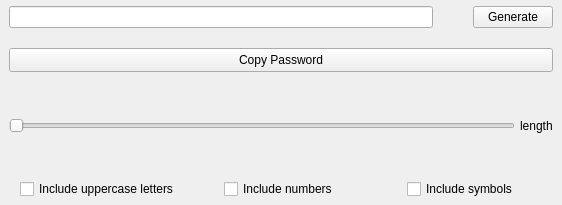
<?xml version="1.0" encoding="UTF-8"?>
<ui version="4.0">
 <class>MainWindow</class>
 <widget class="QMainWindow" name="MainWindow">
  <property name="enabled">
   <bool>true</bool>
  </property>
  <property name="geometry">
   <rect>
    <x>0</x>
    <y>0</y>
    <width>562</width>
    <height>205</height>
   </rect>
  </property>
  <property name="sizePolicy">
   <sizepolicy hsizetype="Minimum" vsizetype="Minimum">
    <horstretch>0</horstretch>
    <verstretch>0</verstretch>
   </sizepolicy>
  </property>
  <property name="windowTitle">
   <string>MainWindow</string>
  </property>
  <widget class="QWidget" name="centralWidget">
   <property name="sizePolicy">
    <sizepolicy hsizetype="Preferred" vsizetype="Preferred">
     <horstretch>0</horstretch>
     <verstretch>0</verstretch>
    </sizepolicy>
   </property>
   <property name="baseSize">
    <size>
     <width>0</width>
     <height>0</height>
    </size>
   </property>
   <layout class="QGridLayout" name="gridLayout_4">
    <property name="sizeConstraint">
     <enum>QLayout::SetDefaultConstraint</enum>
    </property>
    <property name="topMargin">
     <number>6</number>
    </property>
    <property name="bottomMargin">
     <number>6</number>
    </property>
    <property name="spacing">
     <number>0</number>
    </property>
    <item row="0" column="0">
     <layout class="QGridLayout" name="mainGridLayout">
      <property name="sizeConstraint">
       <enum>QLayout::SetMinimumSize</enum>
      </property>
      <property name="spacing">
       <number>0</number>
      </property>
      <item row="2" column="0">
       <widget class="QPushButton" name="copyPasswordButton">
        <property name="minimumSize">
         <size>
          <width>221</width>
          <height>24</height>
         </size>
        </property>
        <property name="text">
         <string>Copy Password</string>
        </property>
       </widget>
      </item>
      <item row="3" column="0">
       <layout class="QGridLayout" name="bottomGridLayout">
        <property name="spacing">
         <number>0</number>
        </property>
        <item row="0" column="2">
         <spacer name="verticalSpacer_3">
          <property name="orientation">
           <enum>Qt::Vertical</enum>
          </property>
          <property name="sizeType">
           <enum>QSizePolicy::Fixed</enum>
          </property>
          <property name="sizeHint" stdset="0">
           <size>
            <width>10</width>
            <height>20</height>
           </size>
          </property>
         </spacer>
        </item>
        <item row="4" column="2">
         <spacer name="verticalSpacer_2">
          <property name="orientation">
           <enum>Qt::Vertical</enum>
          </property>
          <property name="sizeType">
           <enum>QSizePolicy::Fixed</enum>
          </property>
          <property name="sizeHint" stdset="0">
           <size>
            <width>10</width>
            <height>20</height>
           </size>
          </property>
         </spacer>
        </item>
        <item row="5" column="2" alignment="Qt::AlignHCenter">
         <widget class="QCheckBox" name="includeNumbersCheckBox">
          <property name="text">
           <string>Include numbers</string>
          </property>
         </widget>
        </item>
        <item row="5" column="1" alignment="Qt::AlignHCenter">
         <widget class="QCheckBox" name="includeUppercaseCheckBox">
          <property name="text">
           <string>Include uppercase letters</string>
          </property>
         </widget>
        </item>
        <item row="5" column="3" alignment="Qt::AlignHCenter">
         <widget class="QCheckBox" name="includeSymbolsCheckBox">
          <property name="text">
           <string>Include symbols</string>
          </property>
         </widget>
        </item>
        <item row="3" column="1" colspan="3">
         <layout class="QHBoxLayout" name="horizontalLayout_2">
          <item>
           <widget class="QSlider" name="lengthSlider">
            <property name="font">
             <font>
              <pointsize>14</pointsize>
             </font>
            </property>
            <property name="orientation">
             <enum>Qt::Horizontal</enum>
            </property>
           </widget>
          </item>
          <item>
           <spacer name="horizontalSpacer">
            <property name="orientation">
             <enum>Qt::Horizontal</enum>
            </property>
            <property name="sizeType">
             <enum>QSizePolicy::Fixed</enum>
            </property>
            <property name="sizeHint" stdset="0">
             <size>
              <width>5</width>
              <height>5</height>
             </size>
            </property>
           </spacer>
          </item>
          <item>
           <widget class="QLabel" name="lengthLabel">
            <property name="text">
             <string>length</string>
            </property>
           </widget>
          </item>
         </layout>
        </item>
       </layout>
      </item>
      <item row="1" column="0">
       <spacer name="verticalSpacer_4">
        <property name="orientation">
         <enum>Qt::Vertical</enum>
        </property>
        <property name="sizeType">
         <enum>QSizePolicy::Fixed</enum>
        </property>
        <property name="sizeHint" stdset="0">
         <size>
          <width>10</width>
          <height>20</height>
         </size>
        </property>
       </spacer>
      </item>
      <item row="0" column="0">
       <layout class="QGridLayout" name="topGridLayout">
        <property name="rightMargin">
         <number>0</number>
        </property>
        <property name="bottomMargin">
         <number>0</number>
        </property>
        <property name="spacing">
         <number>0</number>
        </property>
        <item row="0" column="2">
         <widget class="QPushButton" name="generateButton">
          <property name="text">
           <string>Generate</string>
          </property>
         </widget>
        </item>
        <item row="0" column="0">
         <layout class="QHBoxLayout" name="passwordLayout">
          <item>
           <widget class="QLineEdit" name="passwordLineEdit">
            <property name="sizePolicy">
             <sizepolicy hsizetype="Expanding" vsizetype="Preferred">
              <horstretch>0</horstretch>
              <verstretch>0</verstretch>
             </sizepolicy>
            </property>
            <property name="echoMode">
             <enum>QLineEdit::Normal</enum>
            </property>
            <property name="alignment">
             <set>Qt::AlignCenter</set>
            </property>
           </widget>
          </item>
          <item>
           <widget class="QPushButton" name="togglePasswordButton">
            <property name="text">
             <string/>
            </property>
            <property name="icon">
             <iconset resource="resources.qrc">
              <normaloff>:/icons/eye.png</normaloff>:/icons/eye.png</iconset>
            </property>
            <property name="flat">
             <bool>true</bool>
            </property>
           </widget>
          </item>
         </layout>
        </item>
       </layout>
      </item>
     </layout>
    </item>
   </layout>
  </widget>
  <widget class="QMenuBar" name="menubar">
   <property name="geometry">
    <rect>
     <x>0</x>
     <y>0</y>
     <width>562</width>
     <height>21</height>
    </rect>
   </property>
   <property name="sizePolicy">
    <sizepolicy hsizetype="Minimum" vsizetype="Minimum">
     <horstretch>0</horstretch>
     <verstretch>0</verstretch>
    </sizepolicy>
   </property>
  </widget>
 </widget>
 <resources>
  <include location="resources.qrc"/>
 </resources>
 <connections/>
</ui>
